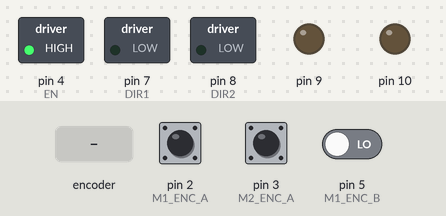
This program was run on a simulated Arduino Uno, built with avr-gcc and run on an emulated ATmega328P. Shown: switched loads named in the program (green lamp = pin HIGH), output pins drawn as LEDs (lit = HIGH). Inputs (shaded band) come from the test bench; at power-on: pin 2 (M1_ENC_A) HIGH, pin 3 (M2_ENC_A) HIGH, pin 5 (M1_ENC_B) LOW.

Above: at 1.2 s.
1.3 s: rotary encoder on pin 2 (M1_ENC_A) / pin 5 (M1_ENC_B) turned 3 steps (first pin leading)
At 2.7 s:
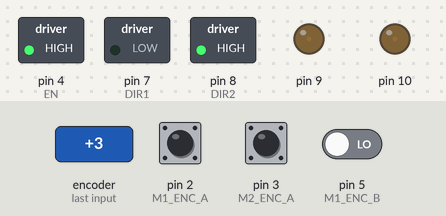
Timing chart, 0 to 4.3 s (numbered marks = the images above; inputs shaded):
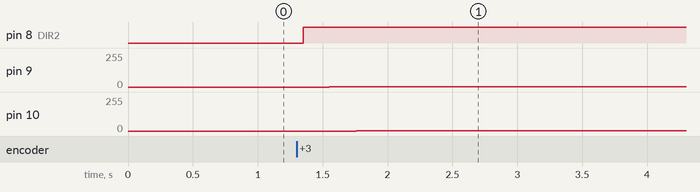

The program:

main.cpp
```cpp
#include <Arduino.h>

#define PULSES_PER_REVOLUTION (800.0f)
#define CIRCUMFERENCE (2*M_PI*3)
#define WHEELBASE (14.0f)

#define M1_ENC_A 2 // interrupt pin
#define M1_ENC_B 5
#define M2_ENC_A 3
#define M2_ENC_B 6
#define EN 4

#define DIR2 8
#define DIR1 7

#define POSITION_TOLERANCE 20

#define MAX_PWM 65535
#define MAX_ACCEL (65535*4)

#define positionKp 90L
#define positionKi 10L
#define positionKd 30L

#define largeRotationKp 75L
#define largeRotationKi 40L
#define largeRotationKd 40L

#define smallRotationKp 350L
#define smallRotationKi 150L
#define smallRotationKd 20L

int32_t motorPosition[2] = {0};
int32_t currentPosition = 0;
int32_t currentRotation = 0;
int32_t targetPosition = 0;
int32_t targetRotation = 0;

void m1encoderISR();
void m2encoderISR();

int32_t* matrixMultiply(int32_t* output, const int32_t matrix[2][2], int32_t* input);
void threeVectorAdd(int32_t* output, int32_t* input1, int32_t* input2, int32_t* input3);
int32_t* scalerMultiply(int32_t* output, int32_t* input, int32_t scaler);


int32_t clamp(int32_t value, int32_t maximum, int32_t minimum);
void setMotor(int32_t* motorPower);

int32_t distanceToPulses(float dist);
int32_t degreesToPulses(float deg);

void setup() {
  Serial.begin(115200);

  // put your setup code here, to run once:
  // Set the encoder pins to input
  pinMode(M1_ENC_A, INPUT);
  pinMode(M1_ENC_B, INPUT);
  pinMode(M2_ENC_A, INPUT);
  pinMode(M2_ENC_B, INPUT);
  pinMode(EN, OUTPUT);

  // Set the motor pins to output
  // Pins 9 and 10 are the outputs for timer 1
  pinMode(9, OUTPUT);
  pinMode(10, OUTPUT);
  pinMode(DIR1, OUTPUT);
  pinMode(DIR2, OUTPUT);

  digitalWrite(EN, HIGH);

  // Set interrupt
  attachInterrupt(digitalPinToInterrupt(M1_ENC_A), m1encoderISR, RISING);
  attachInterrupt(digitalPinToInterrupt(M2_ENC_A), m2encoderISR, RISING);

  // Configure timer 1
  // 16-bit normal PWM output on channels A and B
  // No prescaler
  TCCR1A = (TCCR1A & ~(0b11110011)) | (1 << COM1A1) | (1 << COM1B1) | (1 << WGM11);
  TCCR1B = (TCCR1B & ~(0b00011111)) | (1 << CS10) | (1 << WGM13);
  ICR1 = 0xFFFF;
}

void loop() {
  // put your main code here, to run repeatedly:
  static int32_t positionErrorIntegral = 0;
  static int32_t rotationErrorIntegral = 0;
  static uint32_t lastTime = 0;
  static int32_t lastPositionError = 0;
  static int32_t lastRotationError = 0;
  static int32_t lastMotorPower[2] = {0};

  static int32_t rotationKp = largeRotationKp;
  static int32_t rotationKi = largeRotationKi;
  static int32_t rotationKd = largeRotationKd;

  static uint8_t buffer[sizeof(int32_t)*2];
  static int8_t index = -1;

  if(index == -1 && Serial.read() == 'C') index = 0;

  if(Serial.available() > 0 && index != -1){
    uint8_t bytesRead = min(8 - index, Serial.available());
    Serial.readBytes(buffer + index, bytesRead);
    index += bytesRead;

    if(index >= 7){
      int32_t dist = *(int32_t*)(buffer + 4);
      int32_t angle = *(int32_t*)buffer;
      motorPosition[0] = 0;
      motorPosition[1] = 0;
      currentPosition = 0;
      currentRotation = 0;
      positionErrorIntegral = 0;
      //rotationErrorIntegral = 0;
      targetPosition = distanceToPulses(((float)dist)/10.0f);
      targetRotation = degreesToPulses(((float)angle)/10.0f);

      if(abs(angle) > 100){
        rotationKp = largeRotationKp;
        rotationKi = largeRotationKi;
        rotationKd = largeRotationKd;
      }else{
        rotationKp = smallRotationKp;
        rotationKi = smallRotationKi;
        rotationKd = smallRotationKd;
      }

      //Serial.println(String(targetRotation));

      index = -1;
    }
  }

  int32_t motorPower[2];
  int32_t positionError;
  int32_t rotationError;

  // deltaTime is time since the last loop
  // Used for integral and derivitive approximation
  uint32_t deltaTime = millis() - lastTime;
  lastTime = millis();

  if(abs(targetPosition - currentPosition) < POSITION_TOLERANCE && abs(targetRotation - currentRotation) < POSITION_TOLERANCE){
    positionErrorIntegral = 0;
    rotationErrorIntegral = 0;
  }

  positionErrorIntegral += ((targetPosition - currentPosition)*((int32_t)deltaTime));
  positionError = positionKp*(targetPosition - currentPosition) + (positionKi*positionErrorIntegral)/1000 + (positionKd*1000*((targetPosition - currentPosition) - lastPositionError))/deltaTime;
  lastPositionError = (targetPosition - currentPosition);


  rotationErrorIntegral += ((targetRotation - currentRotation)*((int32_t)deltaTime));
  rotationError = rotationKp*(targetRotation - currentRotation) + (rotationKi*rotationErrorIntegral)/1000 + (rotationKd*1000*((targetRotation - currentRotation) - lastRotationError))/deltaTime;
  lastRotationError = targetRotation - currentRotation;


  /*if(targetPosition != 0){
    motorPower[0] = positionError;
    motorPower[1] = positionError;
  }else{
    motorPower[0] = rotationError;
    motorPower[1] = -rotationError;
  }*/
  motorPower[0] = positionError + rotationError;
  motorPower[1] = positionError - rotationError;

  //if(printStuff){
  //  Serial.print(String(motorPower[0]) + " " + String(motorPower[1]) + " ");
  //}

  int32_t minimum = min(motorPower[0], motorPower[1]);
  if(minimum < -MAX_PWM){
    motorPower[0] += -MAX_PWM - minimum;
    motorPower[1] += -MAX_PWM - minimum;
  }

  int32_t maximum = max(motorPower[0], motorPower[1]);
  if(maximum > MAX_PWM){
    motorPower[0] -= maximum - MAX_PWM;
    motorPower[1] -= maximum - MAX_PWM;
  }

  motorPower[0] = clamp(motorPower[0], MAX_PWM, -MAX_PWM);
  motorPower[1] = clamp(motorPower[1], MAX_PWM, -MAX_PWM);


  if(((motorPower[0] - lastMotorPower[0])) > (int32_t)((MAX_ACCEL*deltaTime)/1000)){
    motorPower[0] = lastMotorPower[0] + (MAX_ACCEL*deltaTime)/1000;
  }else if(((lastMotorPower[0] - motorPower[0])) > (int32_t)((MAX_ACCEL*deltaTime)/1000)){
    motorPower[0] = lastMotorPower[0] - ((MAX_ACCEL*deltaTime)/1000);
  }

  if(((motorPower[1] - lastMotorPower[1])) > (int32_t)((deltaTime*MAX_ACCEL)/1000)){
    motorPower[1] = lastMotorPower[1] + (MAX_ACCEL*deltaTime)/1000;
  }else if(((lastMotorPower[1] - motorPower[1])) > (int32_t)((MAX_ACCEL*deltaTime)/1000)){
    motorPower[1] = lastMotorPower[1] - (MAX_ACCEL*deltaTime)/1000;
  }

  motorPower[0] = clamp(motorPower[0], MAX_PWM, -MAX_PWM);
  motorPower[1] = clamp(motorPower[1], MAX_PWM, -MAX_PWM);

  lastMotorPower[0] = motorPower[0];
  lastMotorPower[1] = motorPower[1];

  setMotor(motorPower);
}

void setMotor(int32_t* motorPower){
  // Make sure motor power is within appropriate bounds

  // Set output pins
  if(motorPower[0] >= 0){
    OCR1A = (uint16_t)(motorPower[0]);
    digitalWrite(DIR1, LOW);
  }else{
    motorPower[0] = -motorPower[0];
    OCR1A = (uint16_t)(motorPower[0]);
    digitalWrite(DIR1, HIGH);
  }

  // Set output pins
  if(motorPower[1] >= 0){
    OCR1B = (uint16_t)(motorPower[1]);
    digitalWrite(DIR2, LOW);
  }else{
    motorPower[1] = -motorPower[1];
    OCR1B = (uint16_t)(motorPower[1]);
    digitalWrite(DIR2, HIGH);
  }
}

int32_t distanceToPulses(float dist){
  return PULSES_PER_REVOLUTION*dist/CIRCUMFERENCE;
}

int32_t degreesToPulses(float deg){
  return distanceToPulses((PI*deg/180)*(WHEELBASE/2))*2;
}

int32_t clamp(int32_t value, int32_t maximum, int32_t minimum){
  if(value > maximum){
    return maximum;
  }else if(value < minimum){
    return minimum;
  }
  return value;
}

void m1encoderISR(){
  if(digitalRead(M1_ENC_B)) {
    motorPosition[0]++;
    //currentRotation++;
  }else{
   motorPosition[0]--;
   //currentRotation--;
  }

  currentPosition = (motorPosition[0] + motorPosition[1])/2;
  currentRotation = motorPosition[0] - motorPosition[1];
}

void m2encoderISR(){
  if(digitalRead(M2_ENC_B)) {
    motorPosition[1]--;
    //currentRotation--;
  }else{
    motorPosition[1]++;
    //currentRotation++;
  }

  currentPosition = (motorPosition[0] + motorPosition[1])/2;
  currentRotation = motorPosition[0] - motorPosition[1];
}
```

Measured:
- after the input at 1.3 s, pin 8 (DIR2): LOW → HIGH after 0.05 s; pin 9: 0/255 → 1/255 after 0.25 s; pin 10: 0/255 → 1/255 after 0.46 s
